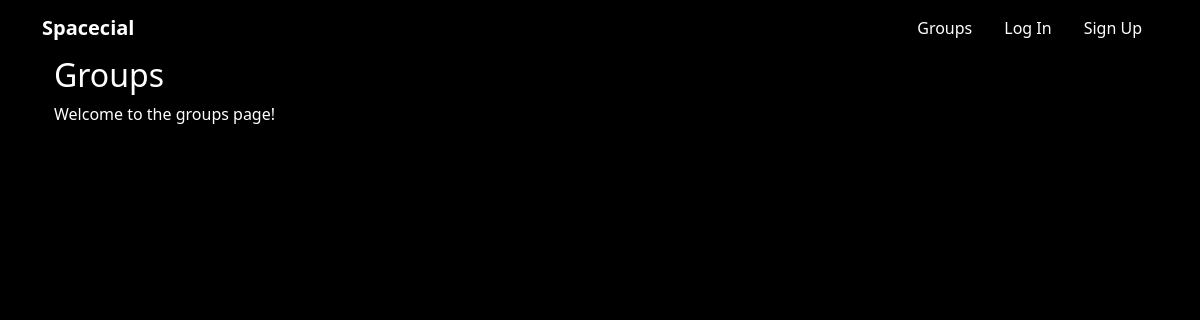
The page /groups/ on the database as committed earlier.
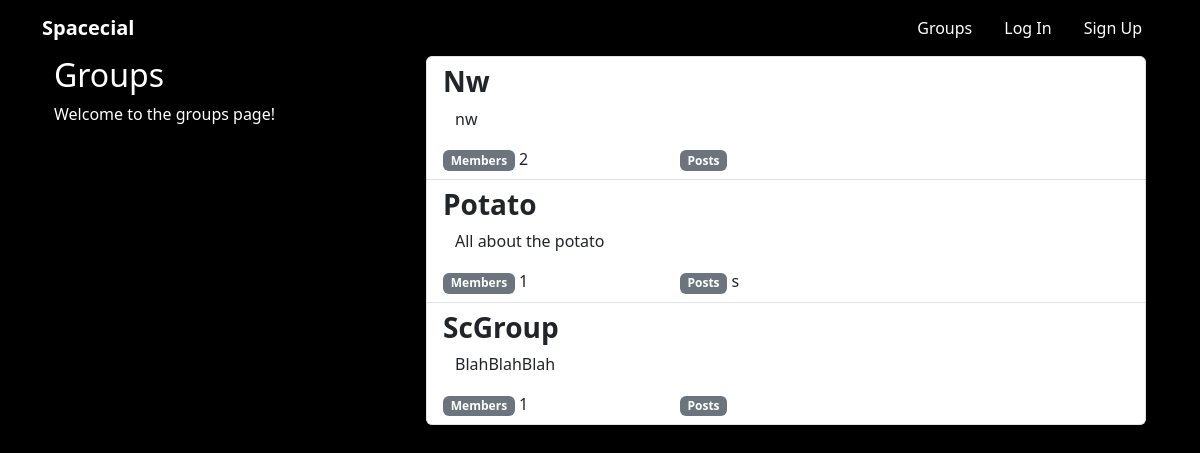
The same page on the database as committed later.
### groups/models.py (models this page shows, shortened)
class Group(models.Model):
    name = models.CharField(max_length=200, unique=True)
    slug = models.SlugField(max_length=200, unique=True, allow_unicode=True)
    description = models.TextField(blank=True, default='')
    description_html = models.TextField(blank=True, default='', editable=False)
    members = models.ManyToManyField(User, through='Member')
    class Meta:
        ordering = ['name']

### groups/views.py (the view)
# urls.py: path('', views.ListGroup.as_view(), name='all'),
class ListGroup(generic.ListView):
    model = Group

### groups/templates/groups/group_list.html (shortened to what this page needs)
{% extends 'groups/group_base.html' %}
{% block pregroup %}
	<div class="col-md-4">
    <div class="content">
        <h2>Groups</h2>
    <p>Welcome to the groups page!</p>
    </div>
    </div>
{% endblock %}
{% block group_content %}
	<div class="col-md-8">
    <div class="list-group">
        {% for group in object_list %}
        	<a href="{% url 'groups:single' slug=group.slug %}" class="list-group-item">
            <h3 class="title list-group-item-heading"><b>{{ group.name }}</b></h3>
            <div class="list-group-item-text container-fluid">
                {{ group.description_html|safe }}
            </div>
            <div class="row">
                <div class="col-md-4">
                    <span class="badge text-bg-secondary">Members</span> {{ group.members.count}}
                </div>
                <div class="col-md-4">
                    <span class="badge text-bg-secondary">Posts</span> {{ group.posts.count|pluralize }}
                </div>
            </div>
            </a>
        {% endfor %}
    </div>
    </div>
{% endblock %}

### groups/templates/groups/group_base.html (shortened to what this page needs)
{% extends 'base.html' %}
{% block content %}
    <div class="container">
    <div class="row">
        {% block pregroup %}
        {% endblock %}
        {% block group_content %}
        {% endblock %}
    </div>
    </div>
{% endblock %}

### templates/base.html (shortened to what this page needs)
<!DOCTYPE html>
{% load static %}
<html lang="en">
<head>
    <link href="{% static 'SocialMediaClone/css/master.css' %}" rel="stylesheet">
    <link href="https://cdn.jsdelivr.net/npm/bootstrap@5.3.3/dist/css/bootstrap.min.css" rel="stylesheet">
</head>
<body>
<div id="canvas_container">
<nav class="navbar custom-nav" role="navigation" id="navbar">
    <div class="container">
        <a href="{% url 'home' %}" class="navbar-brand custom-nav" style="color: white" ><b>Spacecial</b></a>
        <ul class="nav justify-content-end">
            {% if user.is_authenticated %}
                <li class="nav-item"><a class="nav-link active"  style="color: white" href="{% url 'posts:create' %}">Post</a></li>
                <li class="nav-item"><a class="nav-link active" style="color: white" href="{% url 'groups:all' %}">Groups</a></li>
                <li class="nav-item"><a class="nav-link active" style="color: white" href="{% url 'groups:create' %}">Create Group</a></li>
                <li class="nav-item"><a class="nav-link active" style="color: white" href="{% url 'accounts:logout' %}">Log Out</a></li>
            {% else %}
                <li class="nav-item"><a class="nav-link active" style="color: white" href="{% url 'groups:create' %}">Groups</a></li>
                <li class="nav-item"><a class="nav-link active" style="color: white" href="{% url 'accounts:login' %}">Log In</a></li>
                <li class="nav-item"><a class="nav-link active" style="color: white" href="{% url 'accounts:signup' %}">Sign Up</a></li>
            {% endif %}
        </ul>
    </div>
</nav>
<div class="container custom-content">
    {% block content %}
    {% endblock %}
</div>
</div>
</body>
</html>

### static/SocialMediaClone/css/master.css (style rules this page uses)
body { margin: 0; overflow: hidden; background-color: black; color:white; }

### templates/base.html (style rules this page uses)
body { margin: 0; overflow: hidden; background-color: black; color:white; }

Rows that differ between the two databases and show on the page:
added Group: name "Nw", description_html "nw", members.count "2"
added Group: name "Potato", description_html "All about the potato", members.count "1"
added Group: name "ScGroup", description_html "BlahBlahBlah", members.count "1"
